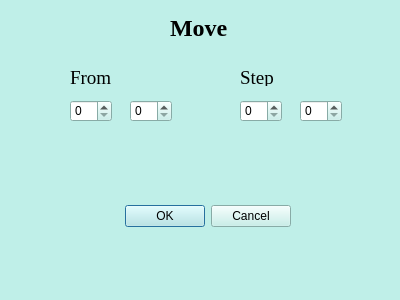
<?xml version="1.0" encoding="UTF-8"?>
<ui version="4.0">
 <class>move</class>
 <widget class="QDialog" name="move">
  <property name="geometry">
   <rect>
    <x>0</x>
    <y>0</y>
    <width>400</width>
    <height>300</height>
   </rect>
  </property>
  <property name="palette">
   <palette>
    <active>
     <colorrole role="WindowText">
      <brush brushstyle="SolidPattern">
       <color alpha="255">
        <red>0</red>
        <green>0</green>
        <blue>0</blue>
       </color>
      </brush>
     </colorrole>
     <colorrole role="Button">
      <brush brushstyle="SolidPattern">
       <color alpha="255">
        <red>191</red>
        <green>239</green>
        <blue>232</blue>
       </color>
      </brush>
     </colorrole>
     <colorrole role="Light">
      <brush brushstyle="SolidPattern">
       <color alpha="255">
        <red>255</red>
        <green>255</green>
        <blue>255</blue>
       </color>
      </brush>
     </colorrole>
     <colorrole role="Midlight">
      <brush brushstyle="SolidPattern">
       <color alpha="255">
        <red>223</red>
        <green>247</green>
        <blue>243</blue>
       </color>
      </brush>
     </colorrole>
     <colorrole role="Dark">
      <brush brushstyle="SolidPattern">
       <color alpha="255">
        <red>95</red>
        <green>119</green>
        <blue>116</blue>
       </color>
      </brush>
     </colorrole>
     <colorrole role="Mid">
      <brush brushstyle="SolidPattern">
       <color alpha="255">
        <red>127</red>
        <green>159</green>
        <blue>155</blue>
       </color>
      </brush>
     </colorrole>
     <colorrole role="Text">
      <brush brushstyle="SolidPattern">
       <color alpha="255">
        <red>0</red>
        <green>0</green>
        <blue>0</blue>
       </color>
      </brush>
     </colorrole>
     <colorrole role="BrightText">
      <brush brushstyle="SolidPattern">
       <color alpha="255">
        <red>255</red>
        <green>255</green>
        <blue>255</blue>
       </color>
      </brush>
     </colorrole>
     <colorrole role="ButtonText">
      <brush brushstyle="SolidPattern">
       <color alpha="255">
        <red>0</red>
        <green>0</green>
        <blue>0</blue>
       </color>
      </brush>
     </colorrole>
     <colorrole role="Base">
      <brush brushstyle="SolidPattern">
       <color alpha="255">
        <red>255</red>
        <green>255</green>
        <blue>255</blue>
       </color>
      </brush>
     </colorrole>
     <colorrole role="Window">
      <brush brushstyle="SolidPattern">
       <color alpha="255">
        <red>191</red>
        <green>239</green>
        <blue>232</blue>
       </color>
      </brush>
     </colorrole>
     <colorrole role="Shadow">
      <brush brushstyle="SolidPattern">
       <color alpha="255">
        <red>0</red>
        <green>0</green>
        <blue>0</blue>
       </color>
      </brush>
     </colorrole>
     <colorrole role="AlternateBase">
      <brush brushstyle="SolidPattern">
       <color alpha="255">
        <red>223</red>
        <green>247</green>
        <blue>243</blue>
       </color>
      </brush>
     </colorrole>
     <colorrole role="ToolTipBase">
      <brush brushstyle="SolidPattern">
       <color alpha="255">
        <red>255</red>
        <green>255</green>
        <blue>220</blue>
       </color>
      </brush>
     </colorrole>
     <colorrole role="ToolTipText">
      <brush brushstyle="SolidPattern">
       <color alpha="255">
        <red>0</red>
        <green>0</green>
        <blue>0</blue>
       </color>
      </brush>
     </colorrole>
     <colorrole role="PlaceholderText">
      <brush brushstyle="SolidPattern">
       <color alpha="128">
        <red>0</red>
        <green>0</green>
        <blue>0</blue>
       </color>
      </brush>
     </colorrole>
    </active>
    <inactive>
     <colorrole role="WindowText">
      <brush brushstyle="SolidPattern">
       <color alpha="255">
        <red>0</red>
        <green>0</green>
        <blue>0</blue>
       </color>
      </brush>
     </colorrole>
     <colorrole role="Button">
      <brush brushstyle="SolidPattern">
       <color alpha="255">
        <red>191</red>
        <green>239</green>
        <blue>232</blue>
       </color>
      </brush>
     </colorrole>
     <colorrole role="Light">
      <brush brushstyle="SolidPattern">
       <color alpha="255">
        <red>255</red>
        <green>255</green>
        <blue>255</blue>
       </color>
      </brush>
     </colorrole>
     <colorrole role="Midlight">
      <brush brushstyle="SolidPattern">
       <color alpha="255">
        <red>223</red>
        <green>247</green>
        <blue>243</blue>
       </color>
      </brush>
     </colorrole>
     <colorrole role="Dark">
      <brush brushstyle="SolidPattern">
       <color alpha="255">
        <red>95</red>
        <green>119</green>
        <blue>116</blue>
       </color>
      </brush>
     </colorrole>
     <colorrole role="Mid">
      <brush brushstyle="SolidPattern">
       <color alpha="255">
        <red>127</red>
        <green>159</green>
        <blue>155</blue>
       </color>
      </brush>
     </colorrole>
     <colorrole role="Text">
      <brush brushstyle="SolidPattern">
       <color alpha="255">
        <red>0</red>
        <green>0</green>
        <blue>0</blue>
       </color>
      </brush>
     </colorrole>
     <colorrole role="BrightText">
      <brush brushstyle="SolidPattern">
       <color alpha="255">
        <red>255</red>
        <green>255</green>
        <blue>255</blue>
       </color>
      </brush>
     </colorrole>
     <colorrole role="ButtonText">
      <brush brushstyle="SolidPattern">
       <color alpha="255">
        <red>0</red>
        <green>0</green>
        <blue>0</blue>
       </color>
      </brush>
     </colorrole>
     <colorrole role="Base">
      <brush brushstyle="SolidPattern">
       <color alpha="255">
        <red>255</red>
        <green>255</green>
        <blue>255</blue>
       </color>
      </brush>
     </colorrole>
     <colorrole role="Window">
      <brush brushstyle="SolidPattern">
       <color alpha="255">
        <red>191</red>
        <green>239</green>
        <blue>232</blue>
       </color>
      </brush>
     </colorrole>
     <colorrole role="Shadow">
      <brush brushstyle="SolidPattern">
       <color alpha="255">
        <red>0</red>
        <green>0</green>
        <blue>0</blue>
       </color>
      </brush>
     </colorrole>
     <colorrole role="AlternateBase">
      <brush brushstyle="SolidPattern">
       <color alpha="255">
        <red>223</red>
        <green>247</green>
        <blue>243</blue>
       </color>
      </brush>
     </colorrole>
     <colorrole role="ToolTipBase">
      <brush brushstyle="SolidPattern">
       <color alpha="255">
        <red>255</red>
        <green>255</green>
        <blue>220</blue>
       </color>
      </brush>
     </colorrole>
     <colorrole role="ToolTipText">
      <brush brushstyle="SolidPattern">
       <color alpha="255">
        <red>0</red>
        <green>0</green>
        <blue>0</blue>
       </color>
      </brush>
     </colorrole>
     <colorrole role="PlaceholderText">
      <brush brushstyle="SolidPattern">
       <color alpha="128">
        <red>0</red>
        <green>0</green>
        <blue>0</blue>
       </color>
      </brush>
     </colorrole>
    </inactive>
    <disabled>
     <colorrole role="WindowText">
      <brush brushstyle="SolidPattern">
       <color alpha="255">
        <red>95</red>
        <green>119</green>
        <blue>116</blue>
       </color>
      </brush>
     </colorrole>
     <colorrole role="Button">
      <brush brushstyle="SolidPattern">
       <color alpha="255">
        <red>191</red>
        <green>239</green>
        <blue>232</blue>
       </color>
      </brush>
     </colorrole>
     <colorrole role="Light">
      <brush brushstyle="SolidPattern">
       <color alpha="255">
        <red>255</red>
        <green>255</green>
        <blue>255</blue>
       </color>
      </brush>
     </colorrole>
     <colorrole role="Midlight">
      <brush brushstyle="SolidPattern">
       <color alpha="255">
        <red>223</red>
        <green>247</green>
        <blue>243</blue>
       </color>
      </brush>
     </colorrole>
     <colorrole role="Dark">
      <brush brushstyle="SolidPattern">
       <color alpha="255">
        <red>95</red>
        <green>119</green>
        <blue>116</blue>
       </color>
      </brush>
     </colorrole>
     <colorrole role="Mid">
      <brush brushstyle="SolidPattern">
       <color alpha="255">
        <red>127</red>
        <green>159</green>
        <blue>155</blue>
       </color>
      </brush>
     </colorrole>
     <colorrole role="Text">
      <brush brushstyle="SolidPattern">
       <color alpha="255">
        <red>95</red>
        <green>119</green>
        <blue>116</blue>
       </color>
      </brush>
     </colorrole>
     <colorrole role="BrightText">
      <brush brushstyle="SolidPattern">
       <color alpha="255">
        <red>255</red>
        <green>255</green>
        <blue>255</blue>
       </color>
      </brush>
     </colorrole>
     <colorrole role="ButtonText">
      <brush brushstyle="SolidPattern">
       <color alpha="255">
        <red>95</red>
        <green>119</green>
        <blue>116</blue>
       </color>
      </brush>
     </colorrole>
     <colorrole role="Base">
      <brush brushstyle="SolidPattern">
       <color alpha="255">
        <red>191</red>
        <green>239</green>
        <blue>232</blue>
       </color>
      </brush>
     </colorrole>
     <colorrole role="Window">
      <brush brushstyle="SolidPattern">
       <color alpha="255">
        <red>191</red>
        <green>239</green>
        <blue>232</blue>
       </color>
      </brush>
     </colorrole>
     <colorrole role="Shadow">
      <brush brushstyle="SolidPattern">
       <color alpha="255">
        <red>0</red>
        <green>0</green>
        <blue>0</blue>
       </color>
      </brush>
     </colorrole>
     <colorrole role="AlternateBase">
      <brush brushstyle="SolidPattern">
       <color alpha="255">
        <red>191</red>
        <green>239</green>
        <blue>232</blue>
       </color>
      </brush>
     </colorrole>
     <colorrole role="ToolTipBase">
      <brush brushstyle="SolidPattern">
       <color alpha="255">
        <red>255</red>
        <green>255</green>
        <blue>220</blue>
       </color>
      </brush>
     </colorrole>
     <colorrole role="ToolTipText">
      <brush brushstyle="SolidPattern">
       <color alpha="255">
        <red>0</red>
        <green>0</green>
        <blue>0</blue>
       </color>
      </brush>
     </colorrole>
     <colorrole role="PlaceholderText">
      <brush brushstyle="SolidPattern">
       <color alpha="128">
        <red>0</red>
        <green>0</green>
        <blue>0</blue>
       </color>
      </brush>
     </colorrole>
    </disabled>
   </palette>
  </property>
  <property name="windowTitle">
   <string>Move</string>
  </property>
  <widget class="QDialogButtonBox" name="moveButton">
   <property name="geometry">
    <rect>
     <x>-50</x>
     <y>200</y>
     <width>341</width>
     <height>32</height>
    </rect>
   </property>
   <property name="orientation">
    <enum>Qt::Horizontal</enum>
   </property>
   <property name="standardButtons">
    <set>QDialogButtonBox::Cancel|QDialogButtonBox::Ok</set>
   </property>
  </widget>
  <widget class="QLabel" name="label_3">
   <property name="geometry">
    <rect>
     <x>470</x>
     <y>150</y>
     <width>59</width>
     <height>16</height>
    </rect>
   </property>
   <property name="font">
    <font>
     <family>Times New Roman</family>
     <pointsize>14</pointsize>
    </font>
   </property>
   <property name="text">
    <string>Step</string>
   </property>
  </widget>
  <widget class="QLabel" name="label_2">
   <property name="geometry">
    <rect>
     <x>70</x>
     <y>70</y>
     <width>59</width>
     <height>16</height>
    </rect>
   </property>
   <property name="font">
    <font>
     <family>Times New Roman</family>
     <pointsize>14</pointsize>
    </font>
   </property>
   <property name="text">
    <string>From</string>
   </property>
  </widget>
  <widget class="QSpinBox" name="fromY">
   <property name="geometry">
    <rect>
     <x>130</x>
     <y>100</y>
     <width>42</width>
     <height>22</height>
    </rect>
   </property>
  </widget>
  <widget class="QLabel" name="label">
   <property name="geometry">
    <rect>
     <x>170</x>
     <y>20</y>
     <width>59</width>
     <height>16</height>
    </rect>
   </property>
   <property name="font">
    <font>
     <family>Times New Roman</family>
     <pointsize>18</pointsize>
     <weight>75</weight>
     <bold>true</bold>
    </font>
   </property>
   <property name="text">
    <string>Move</string>
   </property>
  </widget>
  <widget class="QSpinBox" name="fromX">
   <property name="geometry">
    <rect>
     <x>70</x>
     <y>100</y>
     <width>42</width>
     <height>22</height>
    </rect>
   </property>
  </widget>
  <widget class="QSpinBox" name="stepX">
   <property name="geometry">
    <rect>
     <x>240</x>
     <y>100</y>
     <width>42</width>
     <height>22</height>
    </rect>
   </property>
  </widget>
  <widget class="QLabel" name="label_4">
   <property name="geometry">
    <rect>
     <x>240</x>
     <y>70</y>
     <width>59</width>
     <height>16</height>
    </rect>
   </property>
   <property name="font">
    <font>
     <family>Times New Roman</family>
     <pointsize>14</pointsize>
    </font>
   </property>
   <property name="text">
    <string>Step</string>
   </property>
  </widget>
  <widget class="QSpinBox" name="stepY">
   <property name="geometry">
    <rect>
     <x>300</x>
     <y>100</y>
     <width>42</width>
     <height>22</height>
    </rect>
   </property>
  </widget>
 </widget>
 <resources/>
 <connections>
  <connection>
   <sender>moveButton</sender>
   <signal>accepted()</signal>
   <receiver>move</receiver>
   <slot>accept()</slot>
   <hints>
    <hint type="sourcelabel">
     <x>248</x>
     <y>254</y>
    </hint>
    <hint type="destinationlabel">
     <x>157</x>
     <y>274</y>
    </hint>
   </hints>
  </connection>
  <connection>
   <sender>moveButton</sender>
   <signal>rejected()</signal>
   <receiver>move</receiver>
   <slot>reject()</slot>
   <hints>
    <hint type="sourcelabel">
     <x>316</x>
     <y>260</y>
    </hint>
    <hint type="destinationlabel">
     <x>286</x>
     <y>274</y>
    </hint>
   </hints>
  </connection>
 </connections>
</ui>
